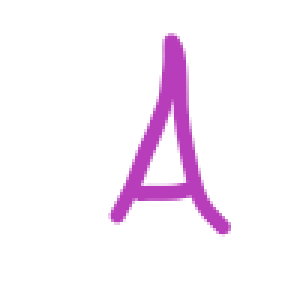
#> input picture Machine Learning Project/Matias_Code/imagenes/10A.png, 100 x 100 px (shown 3 times larger); its folder holds only this picture in this run
$ jupyter execute '1. Creación de imagenes y datasets.ipynb'
#> lines starting #> are read from the running program, lines starting #| are printed output that depends on the picture; after the words box and inside, x2 and y2 are one past the last pixel; in counts of white or black regions, pixels touching at a corner belong together
[cell 1]
import cv2
from os import listdir
import numpy as np
import pandas as pd

Carga masiva de datos:

[cell 2]
carpeta="imagenes/"
imagenes= listdir(carpeta)

[cell 3]
lista_Imagenes=[]
for imagen in imagenes:
    img=cv2.imread(carpeta+imagen,0)
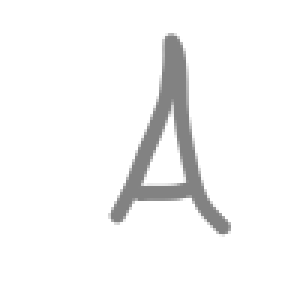
#> img: shape (100, 100) (shown 3 times larger); min 130, max 255, mean 245.9
    img=cv2.resize(img,(100,100),interpolation=cv2.INTER_CUBIC)
    (_,img_bin)= cv2.threshold(img,0,255,cv2.THRESH_BINARY_INV+cv2.THRESH_TRIANGLE)
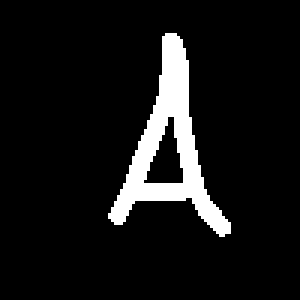
#> img_bin: shape (100, 100) (shown 3 times larger); 8.5% white; 1 white region, box (x1, y1, x2, y2) and area: (36, 11, 77, 79) 847
    lista_Imagenes.append(img_bin.flatten())

[cell 4]
def dataFrame2(carpeta):

#> called with carpeta = 'imagenes/'
    entradas=np.array(lista_Imagenes)
    def funcion(imagen):
        if imagen.endswith('A.png'):
            return 0
        elif imagen.endswith('Z.png'):
            return 1
        elif imagen.endswith('U.png'):
            return 2
        else:
            return 3
    salidas= np.array(list(map(funcion, imagenes)))
    df2=pd.DataFrame(entradas)
#> df2 = table of 1 rows and 10000 columns
    df2['salidas']=list(salidas)
    df2.to_csv("datos/df2.csv", index=True)

    return print("Datos DataFrame 2 procesados correctamente.")

$ run again, on Machine Learning Project/Matias_Code/imagenes/11t.png
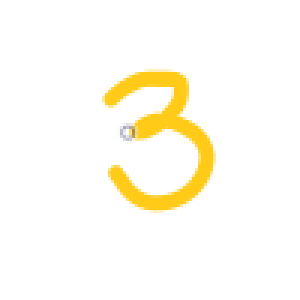
#> input picture Machine Learning Project/Matias_Code/imagenes/11t.png, 100 x 100 px (shown 3 times larger)
#> `img=cv2.imread(carpeta+imagen,0)`:
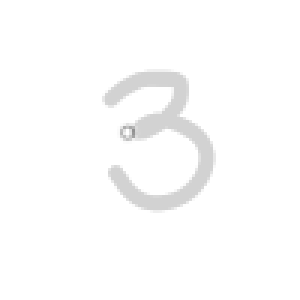
#> img: shape (100, 100) (shown 3 times larger); min 145, max 255, mean 252.1
#> `(_,img_bin)= cv2.threshold(img,0,255,cv2.THRESH_BINARY_INV+cv2.THRESH_..`:
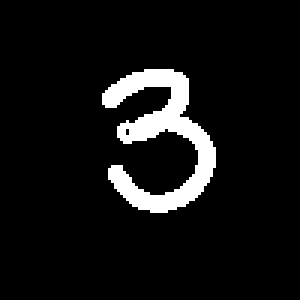
#> img_bin: shape (100, 100) (shown 3 times larger); 7.4% white; 1 white region, box (x1, y1, x2, y2) and area: (34, 23, 72, 71) 740
#> df2 = table of 1 rows and 10000 columns

$ run again, on Machine Learning Project/Matias_Code/imagenes/12t.png
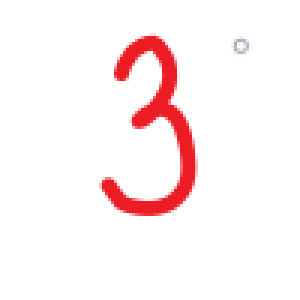
#> input picture Machine Learning Project/Matias_Code/imagenes/12t.png, 100 x 100 px (shown 3 times larger)
#> `img=cv2.imread(carpeta+imagen,0)`:
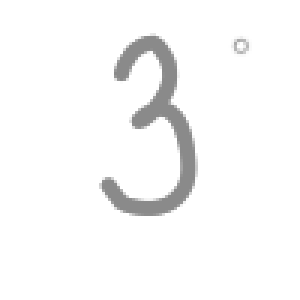
#> img: shape (100, 100) (shown 3 times larger); min 138, max 255, mean 247.9
#> `(_,img_bin)= cv2.threshold(img,0,255,cv2.THRESH_BINARY_INV+cv2.THRESH_..`:
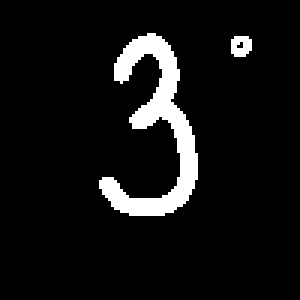
#> img_bin: shape (100, 100) (shown 3 times larger); 7.3% white; 2 white regions, box (x1, y1, x2, y2) and area: (33, 11, 66, 72) 695, (77, 12, 84, 19) 40
#> df2 = table of 1 rows and 10000 columns

$ run again, on Machine Learning Project/Matias_Code/imagenes/10Z.png
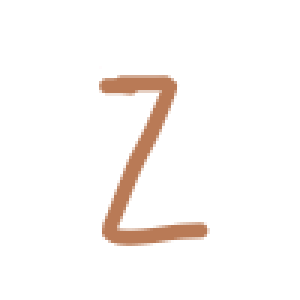
#> input picture Machine Learning Project/Matias_Code/imagenes/10Z.png, 100 x 100 px (shown 3 times larger)
#> `img=cv2.imread(carpeta+imagen,0)`:
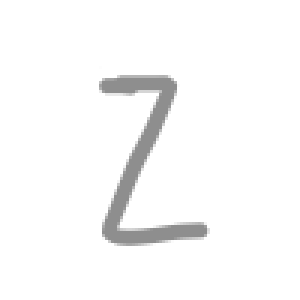
#> img: shape (100, 100) (shown 3 times larger); min 142, max 255, mean 248.7
#> `(_,img_bin)= cv2.threshold(img,0,255,cv2.THRESH_BINARY_INV+cv2.THRESH_..`:
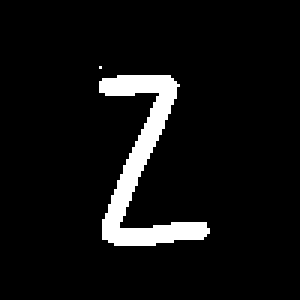
#> img_bin: shape (100, 100) (shown 3 times larger); 6.7% white; 2 white regions (1 under 20 px), largest, box (x1, y1, x2, y2) and area: (33, 25, 70, 82) 664
#> df2 = table of 1 rows and 10000 columns
